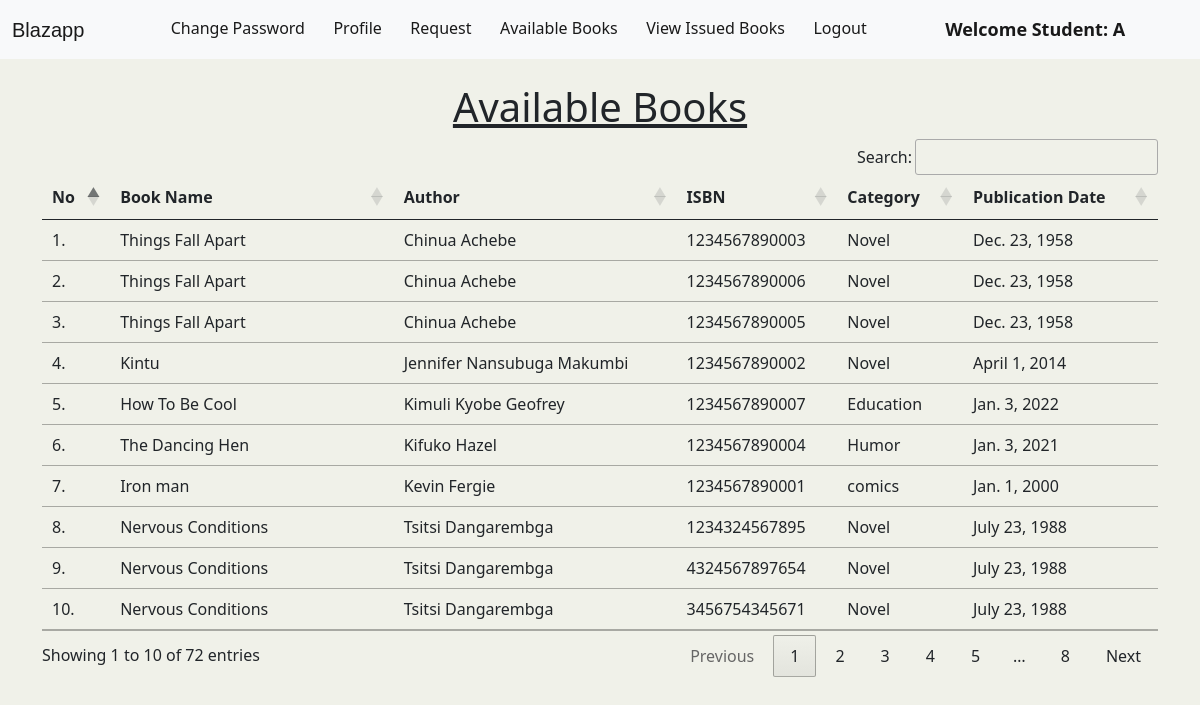
/student_view_books/ (signed in), run on the app's committed database.
### library/models.py (models this page shows, shortened)
class Book(models.Model):
    name = models.CharField(max_length=200)
    author = models.CharField(max_length=200)
    isbn = models.PositiveIntegerField()
    category = models.CharField(max_length=50)
    publication_date = models.DateField(max_length=8)

### library/views.py (the view)
# urls.py: path("student_view_books/", views.student_view_books, name="student_view_books"),
@login_required(login_url = '/student_login')
def student_view_books(request):  # this is where the student will be able to see the books in the library
    books = Book.objects.all()
    return render(request, "student_view_books.html", {'books':books})

### library/templates/student_view_books.html (shortened to what this page needs)
{% extends 'student_navbar.html' %}
{% load static %}
{% block body %}
</head>
<body>
<div class="container mt-4">
    <h1 class="text-center"><u>Available Books</u></h1>
    <table class="table table-hover" id="example">
        <thead>
            <tr>
                <th>No</th>
                <th>Book Name</th>
                <th>Author</th>
                <th>ISBN</th>
                <th>Category</th>
                <th>Publication Date</th>
            </tr>
        </thead>
        <tbody>
            {% for book in books %}
            <tr>
                <td>{{forloop.counter}}.</td>
                <td>{{book.name}}</td>
                <td>{{book.author}}</td>
                <td>{{book.isbn}}</td>
                <td>{{book.category}}</td>
                <td>{{book.publication_date}}</td>
            </tr>
            {% endfor %}
        </tbody>
    </table>
    </div>
{% endblock %}

### library/templates/student_navbar.html (shortened to what this page needs)
<!doctype html>
<html lang="en">
  <head>
    <link href="https://cdn.jsdelivr.net/npm/bootstrap@5.1.0/dist/css/bootstrap.min.css" rel="stylesheet">
    <link rel="stylesheet" href="https://cdn.datatables.net/1.10.25/css/jquery.dataTables.min.css">
    <link rel="stylesheet" href="https://cdn.datatables.net/buttons/1.7.1/css/buttons.dataTables.min.css">
  </head>
  <body>
    <nav class="navbar navbar-expand-lg navbar-light bg-light sticky-top">
        <div class="container-fluid">
          <a class="navbar-brand" href="#">Blazapp</a>
          <div class="collapse navbar-collapse" id="navbarSupportedContent">
            <ul class="navbar-nav me-auto mb-2 mb-lg-0">
              <li class="nav-item">
                <a class="nav-link active" aria-current="page" href="/change_password/">Change Password</a>
              </li>
              <li class="nav-item">
                <a class="nav-link active" aria-current="page" href="/profile/">Profile</a>
              </li>
              <li class="nav-item">
                <a class="nav-link active" aria-current="page" href="/request/">Request</a>
              </li>
              <li class="nav-item">
                <a class="nav-link active" aria-current="page" href="/student_view_books/">Available Books</a>
              </li>
              <li class="nav-item">
                <a class="nav-link active" aria-current="page" href="/student_issued_books/">View Issued Books</a>
              </li>
              <li class="nav-item">
                <a class="nav-link active" aria-current="page" href="/logout/">Logout</a>
              </li>
              <li class="nav-item">
                <a style="font-weight:600; font-family:'Segoe UI', Tahoma, Geneva, Verdana, sans-serif; font-size: large;" class="nav-link active" href="#">Welcome Student: {{request.user}}</a>
              </li>
            </ul>
          </div>
        </div>
      </nav>
      {% block body %}
      {% endblock %}
  </body>
</html>

### library/templates/student_view_books.html (style rules this page uses)
.navbar-brand { font-size: 20px; font-family: sans-serif; }
body { background: rgb(240, 241, 233); }

### data on the page
Book: name "Things Fall Apart", author "Chinua Achebe", isbn "1234567890003", category "Novel", publication_date "Dec. 23, 1958"
Book: name "Things Fall Apart", author "Chinua Achebe", isbn "1234567890006", category "Novel", publication_date "Dec. 23, 1958"
Book: name "Things Fall Apart", author "Chinua Achebe", isbn "1234567890005", category "Novel", publication_date "Dec. 23, 1958"
Book: name "Kintu", author "Jennifer Nansubuga Makumbi", isbn "1234567890002", category "Novel", publication_date "April 1, 2014"
Book: name "How To Be Cool", author "Kimuli Kyobe Geofrey", isbn "1234567890007", category "Education", publication_date "Jan. 3, 2022"
Book: name "The Dancing Hen", author "Kifuko Hazel", isbn "1234567890004", category "Humor", publication_date "Jan. 3, 2021"
Book: name "Iron man", author "Kevin Fergie", isbn "1234567890001", category "comics", publication_date "Jan. 1, 2000"
Book: name "Nervous Conditions", author "Tsitsi Dangarembga", isbn "1234324567895", category "Novel", publication_date "July 23, 1988"
Book: name "Nervous Conditions", author "Tsitsi Dangarembga", isbn "4324567897654", category "Novel", publication_date "July 23, 1988"
Book: name "Nervous Conditions", author "Tsitsi Dangarembga", isbn "3456754345671", category "Novel", publication_date "July 23, 1988"

### other printed values
{{ request.user }} "A"
